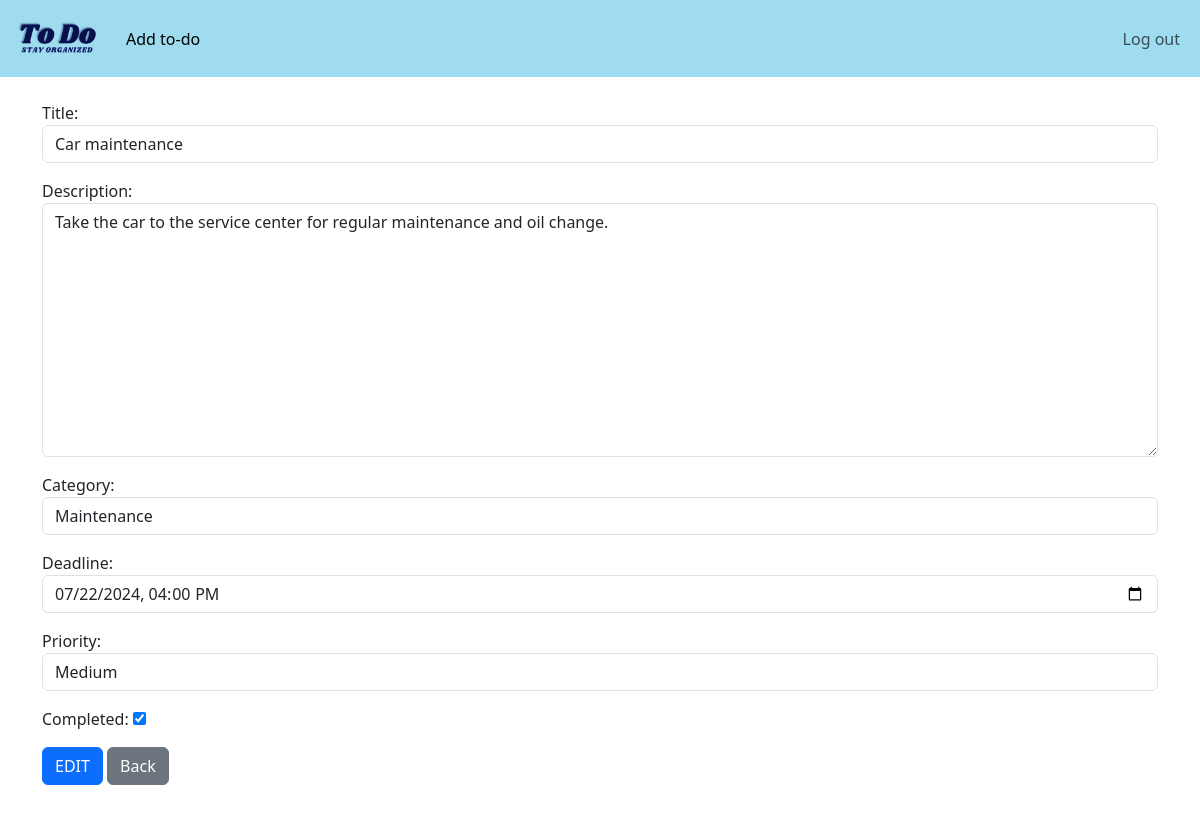
The page /task/26/edit/ (signed in) on the database its author committed.
### website/models.py (models this page shows, shortened)
class Task(models.Model):
    PRIORITY_CHOICES = [
        ('L', 'Low'),
        ('M', 'Medium'),
        ('H', 'High'),
    ]
    user = models.ForeignKey(User, on_delete=models.CASCADE)
    created_at = models.DateTimeField(auto_now_add=True)
    title = models.CharField(max_length=100)
    description = models.TextField()
    category = models.CharField(max_length=50, blank=True, null=True)
    deadline = models.DateTimeField(blank=True, null=True)
    priority = models.CharField(max_length=1, choices=PRIORITY_CHOICES, default='M')
    completed = models.BooleanField(default=False)

### website/views.py (the view)
# urls.py: path('task/<int:pk>/edit/', views.edit_task, name = 'edit_task'),
def edit_task(request, pk):
    if request.user.is_authenticated:
        task_to_edit = get_object_or_404(Task, id=pk, user=request.user)
        form = AddATaskForm(request.POST or None, instance=task_to_edit)
        if form.is_valid():
            form.save()
            messages.success(request, "Task has been edited successfully!")
            return redirect('home')
        return render(request, 'edit_task.html', {'form': form})
    else:
        messages.success(request, "You must be logged in! Log in and try again...")
        return redirect('home')

### website/forms.py
class AddATaskForm(forms.ModelForm):
    PRIORITY_CHOICES = [
        ('L', 'Low'),
        ('M', 'Medium'),
        ('H', 'High'),
    ]
    title = forms.CharField(label="Title", widget=forms.TextInput(attrs={'class': 'form-control', 'placeholder': 'Enter task title'}))
    description = forms.CharField(label="Description", widget=forms.Textarea(attrs={'class': 'form-control', 'placeholder': 'Enter task description'}))
    category = forms.CharField(label="Category", required=False, widget=forms.TextInput(attrs={'class': 'form-control', 'placeholder': 'Enter task category'}))
    deadline = forms.DateTimeField(label="Deadline", required=False, widget=forms.DateTimeInput(attrs={'class': 'form-control', 'placeholder': 'Select deadline', 'type': 'datetime-local'}))
    priority = forms.ChoiceField(label="Priority", choices=PRIORITY_CHOICES, widget=forms.Select(attrs={'class': 'form-control'}))
    completed = forms.BooleanField(label="Completed", required=False)
    class Meta():
        model = Task
        fields = ('title', 'description', 'category', 'deadline', 'priority', 'completed')

### website/templates/edit_task.html (shortened to what this page needs)
{% extends 'base.html' %}
{% block content %}
<form method="post">
    {{ form.as_p }}
    <button type="submit" class="btn btn-primary">EDIT</button>
    <a href = "{% url 'home' %}" class = "btn btn-secondary"> Back</a>
</form>
<br/>
<br/>
<br/>
{% endblock %}

### rows shown on the page
Task: title "Car maintenance", description "Take the car to the service center for regular maintenance and oil change.", category "Maintenance", deadline "07/22/2024 16:00", priority "Medium", completed "☑"
